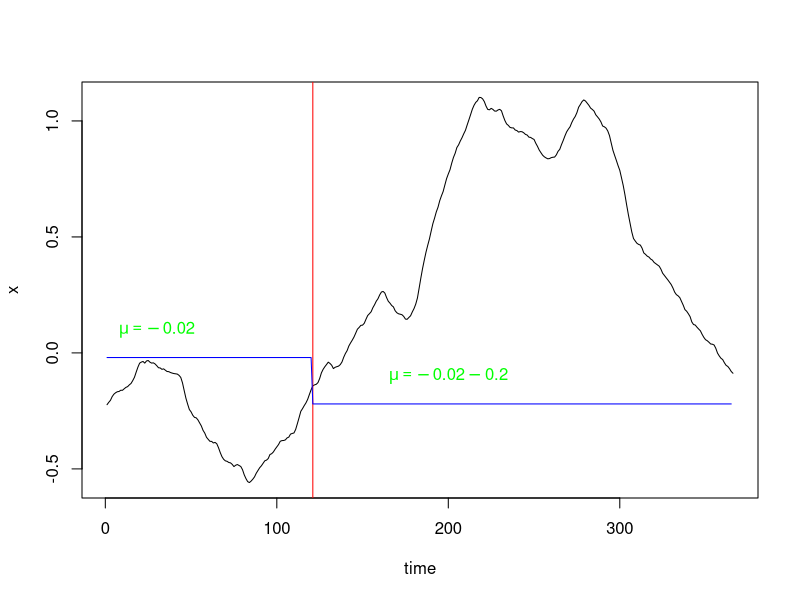

The R script that drew this image: (Note: this script raises an error after producing the figure.)
rm(list=ls())
require(deSolve)
set.seed(34)   #random seed 32 34 36 37 38 39
times <- 1:365
N=52196381
#Simulate a Brownian Motion Path
e <- rnorm(n = length(times) - 1, sd = sqrt(0.01))
e <- c(0, cumsum(e))

mu<-vector(length=365) 
for (t in 1:365) {
  if (t <= 120){
    mu[t]=-0.02      }                    #No lock-down policy
  else {mu[t]=-0.2-0.02 }                 #Lock-down policy
}
mu<-ts(mu)

#plot(mu,type='l')
#Simulate an O-U Process
ornstein_uhlenbeck <- function(n,theta,sigma,x0){
  dt  <- 1
  x<-vector(length=366)
  for (i in 1:(n+1)) {
    if (i==1){x[i]=x0}
    else{
      x[i]  <-  x[i-1] + theta*(mu[i-1]-x[i-1])*dt + sigma*e[i-1]}
  }
  return(x);
}

x<- ornstein_uhlenbeck(365,0.05,sqrt(0.004),log(0.8))
plot(x,type='l',xlab="time")
abline(v=121, col="red")
lines(mu, col="blue")
tt1 <-expression(mu==-0.02)
text(30,0.1,tt1,col="green")
tt2 <-expression(mu==-0.02-0.2)
text(200,-0.1,tt2,col="green")
plot(exp(x),type='l',xlab="time",ylab=TeX("$e^{x}=beta$"))
abline(v=121, col="red")
lines(exp(mu+0.02),col="blue")
tt1 <-expression(mu==1)
text(30,1.1,tt1,col="green")
tt2 <-expression(mu==0.81)
text(200,0.9,tt2,col="green")
write.csv(exp(x),"Exp2_beta.csv")
#Main ODE Model
COVID_OU <- function(time, current_state, params){
  
  with(as.list(c(current_state, params)),{
    
    N <- S+E+I+R
    dt <- 1
    dS <- -exp(x[t+1])*S*I/N
    dE <- exp(x[t+1])*S*I/N - E/k
    dI <- E/k-I/gamma
    dR <- I/gamma
    
    return(list(c( dt, dS, dE, dI, dR)))
  })
}
params <- c(k=7, gamma=5)   #Trial: k=5 & gamma=5; k=7 & gamma=5

#library('truncnorm')
# R0 <- rtruncnorm(1, a=0, b=1, mean = 0.15, sd = 0.15)
# E0 <-runif(1,-16, -9)
# I0 <-runif(1,-16, -9)
# #x <-runif(1, -5,2)
# S <- N
# R <- R0*S
# S <- S - R
# 
# E <- exp(E0 + log(S))
# S <- S - E
# I <- exp(I0 + log(S))
# S <- S - I

R0 <-0.03
S <- N
R <- S*R0
S <- S - R

E0 <- -15
E <- exp(E0 + log(S))
S <- S - E

I0 <- -10
I <- exp(I0 + log(S))
S <- S - I
initial_state<- c(t=1, S=S, E=E, I=I, R=R)
#initial_state <- c(t=1,S=52196380, E=1, I=0, R=0)
model3 <- ode(initial_state, times, COVID_OU, params)

summary(model3)

matplot(model3, type="l", lty=1, main="COVID—OU Model",ylab="counts", xlab="Time")
legend <- colnames(model3)[3:6]
legend("right", legend=legend, col=3:6, lty = 1)
Z1 <-model3[,4]/7

tau1 <- 0.8#runif(1,0,1)
Y1 <-vector(length = 365)
for (i in 1:365){
  #Y1[i]<- rlnorm(1,log(Z1[i,]/5),tau1)
  Y1[i]<- rlnorm(1,log(Z1[i]/5),tau1)
}
plot(Y1,type='l',ylab="Obs Y",xlab="time",col="blue")
write.csv(Y1,"Exp2_Y.csv")
write.csv(model3,"Exp2_model.csv")
